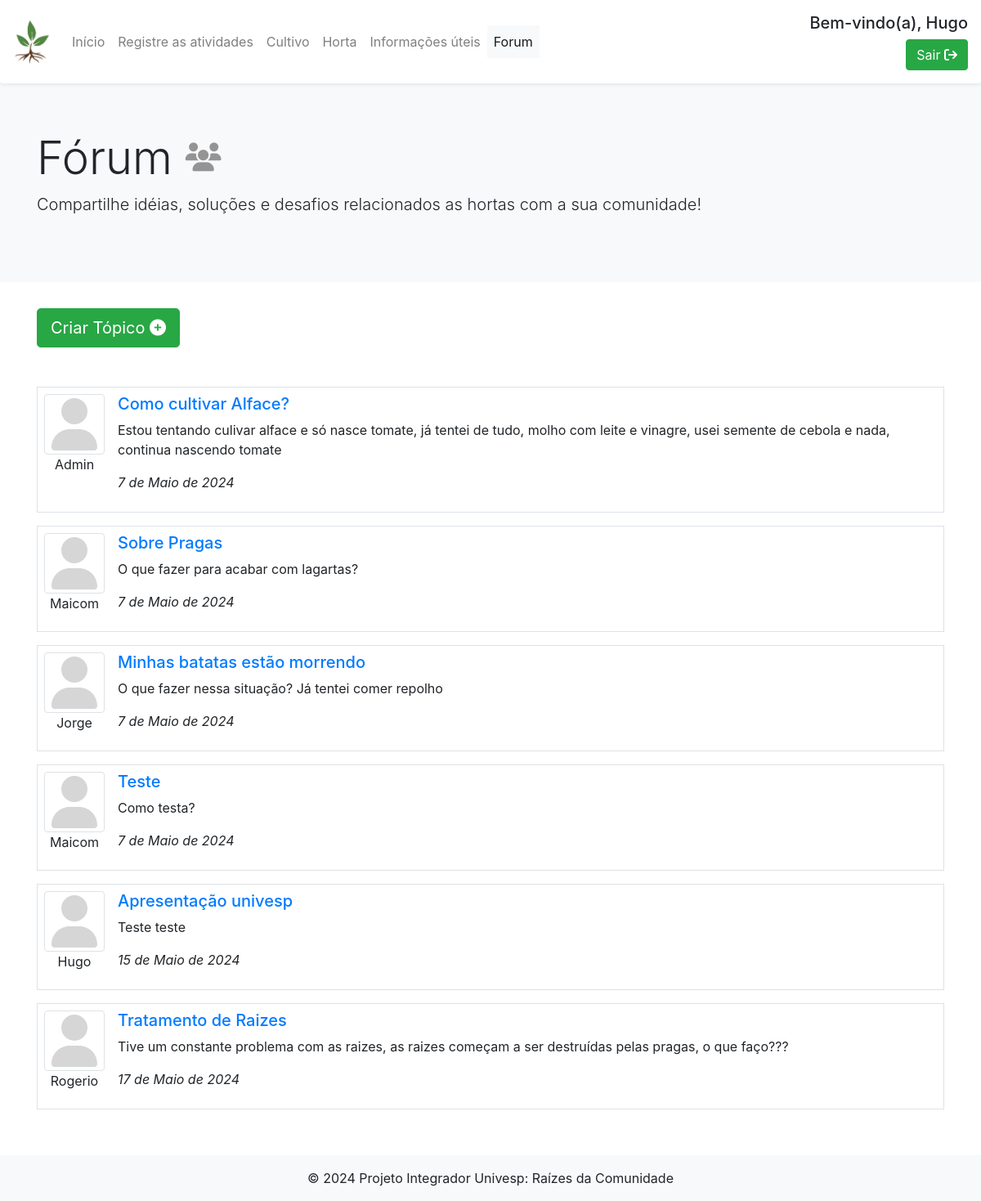
Screenshot of /authuser/forum/ (signed in) with the database file from the repository.
### app_forum/models.py (models this page shows)
class Topico(models.Model):
    criador = models.ForeignKey(User, on_delete=models.CASCADE)
    data = models.DateField(auto_now_add=True)
    titulo = models.CharField(max_length=50)
    descricao = models.CharField(max_length=50)

### app_forum/views.py (the view)
# urls.py: path('forum/', forum, name='forum'),
@login_required(login_url="/login/login")
def forum(request):
    lista_topicos = {}
    try:
        lista_topicos = Topico.objects.all()
        return render(request, "forum/forum.html", {'topicos' : lista_topicos})
    except Topico.DoesNotExist:
        return render(request, "forum/forum.html")

### templates/forum/forum.html (shortened to what this page needs)
{% extends 'base.html' %}
{% block conteudo %}
<div class="jumbotron jumbotron-fluid bg-light">
  <div class="container">
    <h1 class="display-4">Fórum <i class="fa-solid fa-users fa-2xs" style="color: #949494;"></i></h1>
    <p class="lead">Compartilhe idéias, soluções e desafios relacionados as hortas com a sua comunidade!</p>
  </div>
</div>
<section>
  <div class="container">
    <button type="button" class="btn btn-success btn-lg mb-5" data-toggle="modal" data-target="#modalForum" data-whatever="@mdo">Criar Tópico <i class="fa-solid fa-circle-plus" style="color: #ffffff;"></i></button>
  {% if topicos %}
    {% for topico in topicos  %}
      <div class="media border p-2 mb-3">
        <div class="d-flex flex-column">
          <img class="img-thumbnail" src="/media/user-solid.svg" alt="imagem usuario">
          <span class="text-center">{{topico.criador}}</span>
        </div>
        <div class="media-body ml-3">
          <a href={% url "topico" pk=topico.id %}><h5 class="mt-0">{{topico.titulo}}</h5></a>
          <p>{{topico.descricao}}</p>
          <p><em>{{topico.data}}</em></p>
        </div>
      </div>
    {% endfor %}
  {% else %}
    <div class="alert alert-warning text-center" role="alert">
      Não há tópicos para serem exibidos!
    </div>
  {% endif %}
  </div>
</section>
{% endblock %}

### templates/base.html (shortened to what this page needs)
<!doctype html>
<html lang="en">
  <head>
    <link rel="stylesheet" href="https://stackpath.bootstrapcdn.com/bootstrap/4.1.3/css/bootstrap.min.css">
  </head>
  <body>
    <nav class="navbar navbar-expand-lg navbar-light bg-light fixed-top shadow-sm p-3 mb-5 bg-white rounded">
      <a class="navbar-brand" href="{% url 'home' %}"><img src="/media/icone.png" alt="logotipo" style="width: 3rem;"></a>
      <div class="collapse navbar-collapse" id="navbarNav">
        <ul class="navbar-nav">
          <li class="nav-item">
            <a class="nav-link" href="{% url 'home' %}">Início<span class="sr-only">(Página atual)</span></a>
          </li>
          <li class="nav-item">
            <a class="nav-link" href="{% url 'atividade' %}">Registre as atividades</a>
          </li>
          <li class="nav-item">
            <a class="nav-link" href="{% url 'cultivo' %}">Cultivo</a>
          </li>
          <li class="nav-item">
            <a class="nav-link" href="{% url 'minha_horta' %}">Horta</a>
          </li>
          <li class="nav-item">
            <a class="nav-link" href="{% url 'info-uteis' %}">Informações úteis</a>
          </li>
          <li class="nav-item">
            <a class="nav-link" href="{% url 'forum' %}">Forum</a>
          </li>
        </ul>
        <div class="ml-md-auto d-flex align-items-end flex-column">
          {% if user.is_authenticated %}
            <h5>Bem-vindo(a), {{user.username}}</h5>
            <a class="btn btn-success"  href="{% url 'logout' %}">Sair <i class="fa-solid fa-arrow-right-from-bracket" style="color: #ffffff;"></i></a>
          {% else %}
            <a class="nav-link btn btn-success" href="{% url 'login' %}">Entrar <i class="fa-solid fa-arrow-right-to-bracket" style="color: #ffffff;"></i></a>
          {% endif %}
        </div>
      </div>
    </nav>
    <main class="mb-5 mt-5 pb-5 pt-5">
    {% block conteudo %}
    {% endblock %}
    </main>
    <footer class="bg-body-tertiary text-center w-100 fixed-bottom">
      <div class="container p-4"></div>
      <div class="text-center p-3 bg-light">
        © 2024 Projeto Integrador Univesp:
        <a class="text-body" href="#">Raízes da Comunidade</a>
      </div>
    </footer>
  </body>
</html>

### templates/base.html (style rules this page uses)
body { overflow-y: auto; min-height: 100vh; }

### rows the page displays
Topico: criador "Admin", titulo "Como cultivar Alface?", descricao "Estou tentando culivar alface e só nasce tomate, já tentei de tudo, molho com leite e vinagre, usei semente de cebola e nada, continua nascendo tomate", data "7 de Maio de 2024"
Topico: criador "Maicom", titulo "Sobre Pragas", descricao "O que fazer para acabar com lagartas?", data "7 de Maio de 2024"
Topico: criador "Jorge", titulo "Minhas batatas estão morrendo", descricao "O que fazer nessa situação? Já tentei comer repolho", data "7 de Maio de 2024"
Topico: criador "Maicom", titulo "Teste", descricao "Como testa?", data "7 de Maio de 2024"
Topico: criador "Hugo", titulo "Apresentação univesp", descricao "Teste teste", data "15 de Maio de 2024"
Topico: criador "Rogerio", titulo "Tratamento de Raizes", descricao "Tive um constante problema com as raizes, as raizes começam a ser destruídas pelas pragas, o que faço???", data "17 de Maio de 2024"

### other values shown
{{ user.username }} "Hugo"
